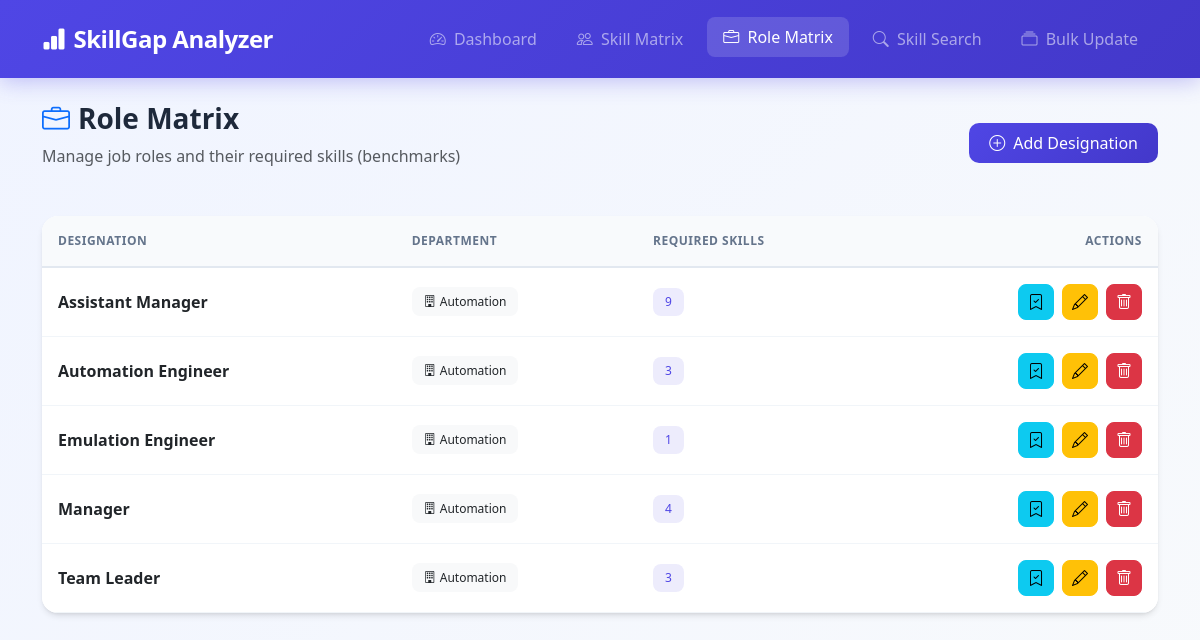
The page /designations/ on the database its author committed.
### gap_analysis/models.py (models this page shows, shortened)
class RoleMatrix(models.Model):
    title = models.CharField(max_length=100, help_text="Role/Job Title")
    department = models.CharField(max_length=100, blank=True, null=True, help_text="Department name")
    description = models.TextField(blank=True, null=True)
    class Meta:
        verbose_name_plural = "Role Matrices"
        ordering = ['title']
    @property
    def name(self):
        return self.title

### gap_analysis/views.py (the view)
# urls.py: path('designations/', views.RoleMatrixListView.as_view(), name='designation_list'),
class RoleMatrixListView(ListView):
    model = RoleMatrix
    template_name = 'gap_analysis/designation_list.html'
    context_object_name = 'designations'
    ordering = ['title']
    paginate_by = 10
    def get_queryset(self):
        return super().get_queryset().prefetch_related('benchmarks')

### gap_analysis/templates/gap_analysis/designation_list.html (shortened to what this page needs)
{% extends 'gap_analysis/base.html' %}
{% block content %}
<div class="animate-fade-in">
    <div class="page-header">
        <div>
            <h1 class="page-title">
                <i class="bi bi-briefcase me-2 text-primary"></i>Role Matrix
            </h1>
            <p class="text-muted mt-1">Manage job roles and their required skills (benchmarks)</p>
        </div>
        <a href="{% url 'add_designation' %}" class="btn btn-primary">
            <i class="bi bi-plus-circle me-2"></i>Add Designation
        </a>
    </div>
    <div class="card">
        <div class="card-body p-0">
            <div class="table-responsive">
                <table class="table table-hover mb-0">
                    <thead>
                        <tr>
                            <th>Designation</th>
                            <th>Department</th>
                            <th>Required Skills</th>
                            <th class="text-end">Actions</th>
                        </tr>
                    </thead>
                    <tbody>
                        {% for designation in designations %}
                        <tr>
                            <td>
                                <strong>{{ designation.title }}</strong>
                            </td>
                            <td>
                                {% if designation.department %}
                                    <span class="badge bg-light text-dark">
                                        <i class="bi bi-building me-1"></i>{{ designation.department }}
                                    </span>
                                {% else %}
                                    <span class="text-muted">-</span>
                                {% endif %}
                            </td>
                            <td>
                                <span class="badge" style="background: rgba(79, 70, 229, 0.1); color: #4f46e5;">
                                    {{ designation.benchmarks.count }}
                                </span>
                            </td>
                            <td>
                                <div class="d-flex justify-content-end gap-2">
                                    <a href="{% url 'designation_benchmark' designation.id %}" class="btn btn-info btn-icon" title="Manage Benchmark">
                                        <i class="bi bi-bookmark-check"></i>
                                    </a>
                                    <a href="{% url 'designation_update' designation.id %}" class="btn btn-warning btn-icon" title="Edit">
                                        <i class="bi bi-pencil"></i>
                                    </a>
                                    <a href="{% url 'designation_delete' designation.id %}" class="btn btn-danger btn-icon" title="Delete">
                                        <i class="bi bi-trash"></i>
                                    </a>
                                </div>
                            </td>
                        </tr>
                        {% endfor %}
                    </tbody>
                </table>
            </div>
        </div>
    </div>
</div>
{% endblock %}

### gap_analysis/templates/gap_analysis/base.html (style rules this page uses)
:root { --primary: #4f46e5; --primary-dark: #4338ca; --secondary: #64748b; --success: #10b981; --warning: #f59e0b; --danger: #ef4444; --light: #f8fafc; --dark: #1e293b; --card-shadow: 0 4px 6px -1px rgba(0, 0, 0, 0.1), 0 2px 4px -2px rgba(0, 0, 0, 0.1); --card-hover-shadow: 0 20px 25px -5px rgba(0, 0, 0, 0.1), 0 8px 10px -6px rgba(0, 0, 0, 0.1); --transition: all 0.3s ease; }
* { box-sizing: border-box; }
body { background: linear-gradient(135deg, #f0f4ff 0%, #f8fafc 100%); min-height: 100vh; font-family: 'Segoe UI', system-ui, -apple-system, sans-serif; }
.card { border: none; border-radius: 16px; box-shadow: var(--card-shadow); transition: var(--transition); background: white; overflow: hidden; }
.card-body { padding: 1.5rem; }
.btn { border-radius: 10px; font-weight: 500; padding: 0.5rem 1.25rem; transition: var(--transition); }
.btn-primary { background: linear-gradient(135deg, var(--primary) 0%, var(--primary-dark) 100%); border: none; }
.table { margin-bottom: 0; }
.table thead th { background: #f8fafc; color: var(--secondary); font-weight: 600; text-transform: uppercase; font-size: 0.75rem; letter-spacing: 0.5px; border-bottom: 2px solid #e2e8f0; padding: 1rem; }
.table tbody tr { transition: var(--transition); }
.table tbody td { padding: 1rem; vertical-align: middle; border-color: #f1f5f9; }
.badge { padding: 0.5rem 0.75rem; border-radius: 8px; font-weight: 500; }
.animate-fade-in { animation: fadeInUp 0.5s ease forwards; }

### gap_analysis/templates/gap_analysis/designation_list.html (style rules this page uses)
.page-header { display: flex; justify-content: space-between; align-items: center; margin-bottom: 2rem; }
.page-title { font-size: 1.75rem; font-weight: 700; color: #1e293b; }
.btn-icon { width: 36px; height: 36px; padding: 0; display: flex; align-items: center; justify-content: center; border-radius: 8px; }
.animate-fade-in { animation: fadeInUp 0.5s ease forwards; }

### rows shown on the page
RoleMatrix: title "Assistant Manager", department "Automation", benchmarks.count "9"
RoleMatrix: title "Automation Engineer", department "Automation", benchmarks.count "3"
RoleMatrix: title "Emulation Engineer", department "Automation", benchmarks.count "1"
RoleMatrix: title "Manager", department "Automation", benchmarks.count "4"
RoleMatrix: title "Team Leader", department "Automation", benchmarks.count "3"
